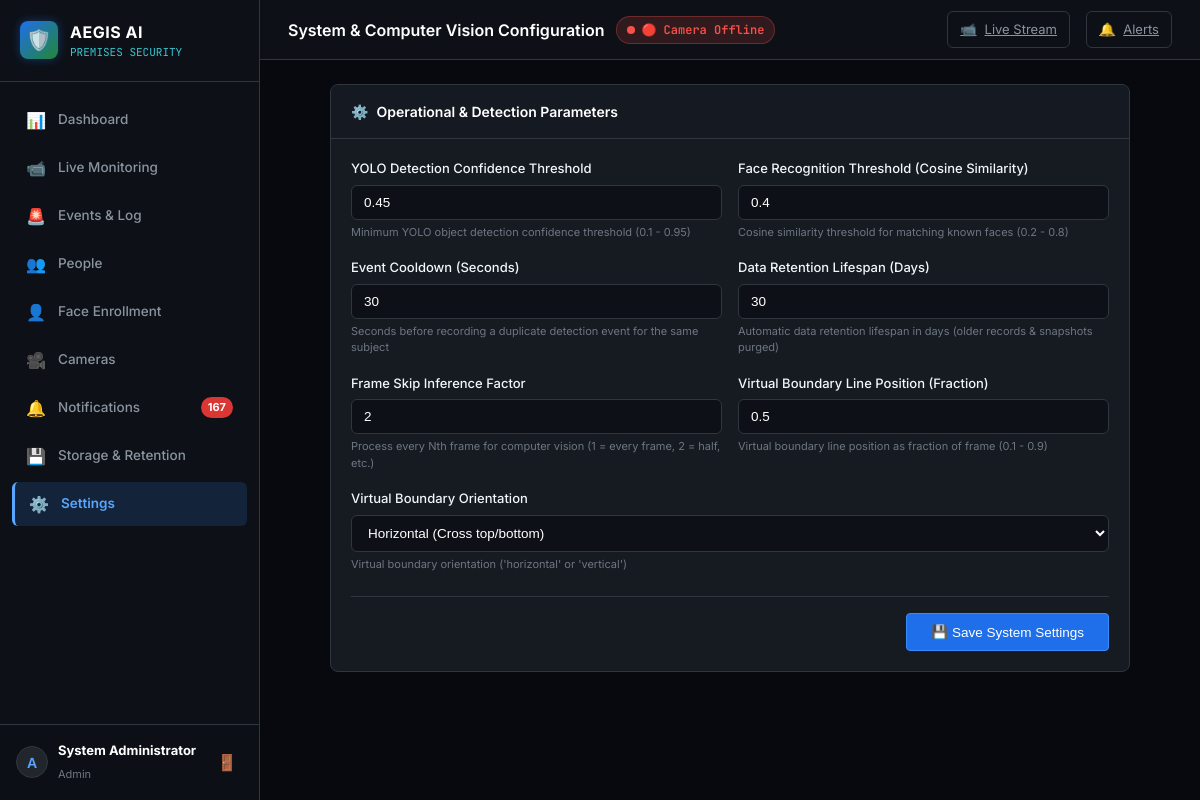
The app's page /settings (signed in) with its own data.
### models/user.py (models this page shows, shortened)
class User(db.Model):
    __tablename__ = "users"
    id = db.Column(db.Integer, primary_key=True)
    username = db.Column(db.String(64), unique=True, nullable=False, index=True)
    password_hash = db.Column(db.String(256), nullable=False)
    role = db.Column(db.String(20), nullable=False, default="monitor") # 'admin' or 'monitor'
    full_name = db.Column(db.String(100), nullable=True)
    created_at = db.Column(db.DateTime, default=datetime.utcnow, nullable=False)

### models/system_setting.py (models this page shows, shortened)
class SystemSetting(db.Model):
    __tablename__ = "system_settings"
    id = db.Column(db.Integer, primary_key=True)
    setting_name = db.Column(db.String(100), unique=True, nullable=False, index=True)
    setting_value = db.Column(db.Text, nullable=False)
    description = db.Column(db.String(255), nullable=True)
    updated_at = db.Column(db.DateTime, default=datetime.utcnow, onupdate=datetime.utcnow)
    @classmethod
    def get(cls, name: str, default=None):
        setting = cls.query.filter_by(setting_name=name).first()
        return setting.setting_value if setting else default

### routes/settings.py (the view, shortened to what this page needs)
@settings_bp.route("/settings", methods=["GET", "POST"])
@login_required
@admin_required
def index():
    settings_dict = {}
    for key, (default_val, desc) in DEFAULT_SETTINGS.items():
        val = SystemSetting.get(key, default_val)
        settings_dict[key] = {"value": val, "description": desc}
    return render_template("settings.html", settings=settings_dict)

### routes/__init__.py (called while the page is built)
def login_required(f):
    @wraps(f)
    def decorated_function(*args, **kwargs):
        if "user_id" not in session:
            if request.is_json or request.path.startswith("/api/"):
                return jsonify({"error": "Unauthorized", "message": "Authentication required"}), 401
            flash("Please log in to access this page.", "warning")
            return redirect(url_for("auth.login", next=request.url))
        return f(*args, **kwargs)
    return decorated_function

def admin_required(f):
    @wraps(f)
    def decorated_function(*args, **kwargs):
        if "user_id" not in session:
            if request.is_json or request.path.startswith("/api/"):
                return jsonify({"error": "Unauthorized", "message": "Authentication required"}), 401
            flash("Please log in to access this page.", "warning")
            return redirect(url_for("auth.login"))
        if session.get("user_role") != "admin":
            if request.is_json or request.path.startswith("/api/"):
                return jsonify({"error": "Forbidden", "message": "Administrator privileges required"}), 403
            flash("Access denied: Administrator privileges required.", "danger")
            return redirect(url_for("dashboard.index"))
        return f(*args, **kwargs)
    return decorated_function

### services/camera_service.py (called while the page is built)
    def get_status(self) -> dict:
        with self.lock:
            return {
                "running": self.is_running,
                "paused": self.is_paused,
                "online": self.is_connected,
                "source": str(self.source),
                "camera_name": self.camera_name,
                "fps": round(self.fps, 1),
                "synthetic": self.use_synthetic_fallback,
                "active_tracks_count": len(self.active_tracks),
                "last_error": self.last_error
            }

### services/notification_service.py (called while the page is built)
    def get_unread_count(self) -> int:
        return Notification.query.filter_by(read_status=False).count()

### templates/settings.html (shortened to what this page needs)
{% extends "base.html" %}
{% block page_title %}System & Computer Vision Configuration{% endblock %}
{% block content %}
<div style="max-width: 800px; margin: 0 auto;">
    <div class="panel-card">
        <div class="panel-header">
            <div class="panel-title">
                <span>⚙️</span> Operational & Detection Parameters
            </div>
        </div>
        <form method="POST" action="{{ url_for('settings.index') }}">
            <div class="panel-body">
                <div class="form-row">
                    <div class="form-group">
                        <label class="form-label" for="DETECTION_CONFIDENCE">YOLO Detection Confidence Threshold</label>
                        <input type="number" id="DETECTION_CONFIDENCE" name="DETECTION_CONFIDENCE" class="form-control" value="{{ settings.DETECTION_CONFIDENCE.value }}" step="0.05" min="0.1" max="0.95" required>
                        <div style="font-size: 11px; color: var(--text-muted); margin-top: 4px;">{{ settings.DETECTION_CONFIDENCE.description }}</div>
                    </div>
                    <div class="form-group">
                        <label class="form-label" for="FACE_RECOGNITION_THRESHOLD">Face Recognition Threshold (Cosine Similarity)</label>
                        <input type="number" id="FACE_RECOGNITION_THRESHOLD" name="FACE_RECOGNITION_THRESHOLD" class="form-control" value="{{ settings.FACE_RECOGNITION_THRESHOLD.value }}" step="0.05" min="0.1" max="0.95" required>
                        <div style="font-size: 11px; color: var(--text-muted); margin-top: 4px;">{{ settings.FACE_RECOGNITION_THRESHOLD.description }}</div>
                    </div>
                </div>
                <div class="form-row">
                    <div class="form-group">
                        <label class="form-label" for="EVENT_COOLDOWN">Event Cooldown (Seconds)</label>
                        <input type="number" id="EVENT_COOLDOWN" name="EVENT_COOLDOWN" class="form-control" value="{{ settings.EVENT_COOLDOWN.value }}" min="5" max="300" required>
                        <div style="font-size: 11px; color: var(--text-muted); margin-top: 4px;">{{ settings.EVENT_COOLDOWN.description }}</div>
                    </div>
                    <div class="form-group">
                        <label class="form-label" for="RETENTION_DAYS">Data Retention Lifespan (Days)</label>
                        <input type="number" id="RETENTION_DAYS" name="RETENTION_DAYS" class="form-control" value="{{ settings.RETENTION_DAYS.value }}" min="1" max="365" required>
                        <div style="font-size: 11px; color: var(--text-muted); margin-top: 4px;">{{ settings.RETENTION_DAYS.description }}</div>
                    </div>
                </div>
                <div class="form-row">
                    <div class="form-group">
                        <label class="form-label" for="FRAME_SKIP">Frame Skip Inference Factor</label>
                        <input type="number" id="FRAME_SKIP" name="FRAME_SKIP" class="form-control" value="{{ settings.FRAME_SKIP.value }}" min="1" max="10" required>
                        <div style="font-size: 11px; color: var(--text-muted); margin-top: 4px;">{{ settings.FRAME_SKIP.description }}</div>
                    </div>
                    <div class="form-group">
                        <label class="form-label" for="LINE_POSITION">Virtual Boundary Line Position (Fraction)</label>
                        <input type="number" id="LINE_POSITION" name="LINE_POSITION" class="form-control" value="{{ settings.LINE_POSITION.value }}" step="0.05" min="0.1" max="0.9" required>
                        <div style="font-size: 11px; color: var(--text-muted); margin-top: 4px;">{{ settings.LINE_POSITION.description }}</div>
                    </div>
                </div>
                <div class="form-group">
                    <label class="form-label" for="LINE_ORIENTATION">Virtual Boundary Orientation</label>
                    <select id="LINE_ORIENTATION" name="LINE_ORIENTATION" class="form-control">
                        <option value="horizontal" {% if settings.LINE_ORIENTATION.value == 'horizontal' %}selected{% endif %}>Horizontal (Cross top/bottom)</option>
                    </select>
                    <div style="font-size: 11px; color: var(--text-muted); margin-top: 4px;">{{ settings.LINE_ORIENTATION.description }}</div>
                </div>
                <div style="margin-top: 24px; padding-top: 16px; border-top: 1px solid var(--border-color); display: flex; justify-content: flex-end;">
                    <button type="submit" class="btn-ctrl btn-primary" style="padding: 10px 24px; font-size: 13.5px;">
                        💾 Save System Settings
                    </button>
                </div>
            </div>
        </form>
    </div>
</div>
{% endblock %}

### templates/base.html (shortened to what this page needs)
<!DOCTYPE html>
<html lang="en">
<head>
    <link rel="stylesheet" href="{{ url_for('static', filename='css/style.css') }}">
</head>
<body>
    <div class="app-wrapper">
        {% if session.get('user_id') %}
        <aside class="app-sidebar">
            <div class="sidebar-header">
                <div class="logo-badge">🛡️</div>
                <div class="brand-text">
                    <h1>AEGIS AI</h1>
                    <p>PREMISES SECURITY</p>
                </div>
            </div>
            <nav class="sidebar-nav">
                <a href="{{ url_for('dashboard.index') }}" class="nav-item {% if request.endpoint == 'dashboard.index' %}active{% endif %}">
                    <span class="icon">📊</span> Dashboard
                </a>
                <a href="{{ url_for('monitoring.monitor') }}" class="nav-item {% if request.endpoint == 'monitoring.monitor' %}active{% endif %}">
                    <span class="icon">📹</span> Live Monitoring
                </a>
                <a href="{{ url_for('events.index') }}" class="nav-item {% if request.endpoint in ['events.index', 'events.detail'] %}active{% endif %}">
                    <span class="icon">🚨</span> Events & Log
                </a>
                <a href="{{ url_for('people.index') }}" class="nav-item {% if request.endpoint == 'people.index' %}active{% endif %}">
                    <span class="icon">👥</span> People
                </a>
                <a href="{{ url_for('people.face_enrollment') }}" class="nav-item {% if request.endpoint == 'people.face_enrollment' %}active{% endif %}">
                    <span class="icon">👤</span> Face Enrollment
                </a>
                <a href="{{ url_for('cameras.index') }}" class="nav-item {% if request.endpoint == 'cameras.index' %}active{% endif %}">
                    <span class="icon">🎥</span> Cameras
                </a>
                <a href="{{ url_for('notifications.index') }}" class="nav-item {% if request.endpoint == 'notifications.index' %}active{% endif %}">
                    <span class="icon">🔔</span> Notifications
                    <span id="nav-unread-badge" class="nav-badge" style="{% if unread_notifications_count == 0 %}display:none;{% endif %}">
                        {{ unread_notifications_count }}
                    </span>
                </a>
                <a href="{{ url_for('storage_routes.index') }}" class="nav-item {% if request.endpoint == 'storage_routes.index' %}active{% endif %}">
                    <span class="icon">💾</span> Storage & Retention
                </a>
                <a href="{{ url_for('settings.index') }}" class="nav-item {% if request.endpoint == 'settings.index' %}active{% endif %}">
                    <span class="icon">⚙️</span> Settings
                </a>
            </nav>
            <div class="sidebar-footer">
                <div class="user-profile">
                    <div class="user-avatar">{{ session.get('username', 'U')[0]|upper }}</div>
                    <div class="user-meta">
                        <h4>{{ session.get('full_name') or session.get('username') }}</h4>
                        <span>{{ session.get('user_role', 'monitor') }}</span>
                    </div>
                </div>
                <a href="{{ url_for('auth.logout') }}" class="logout-btn" title="Logout">🚪</a>
            </div>
        </aside>
        {% endif %}
        <main class="app-main">
            {% if session.get('user_id') %}
            <header class="top-bar">
                <div class="top-bar-title">
                    {% block page_title %}Dashboard{% endblock %}
                    <div id="camera-status-indicator" class="camera-status-pill {% if not camera_status.online %}offline{% endif %}">
                        <span class="pulse-dot"></span>
                        {% if camera_status.online %}
                            🟢 Camera Online ({{ camera_status.fps }} FPS)
                        {% else %}
                            🔴 Camera Offline
                        {% endif %}
                    </div>
                </div>
                <div class="top-bar-actions">
                    <a href="{{ url_for('monitoring.monitor') }}" class="action-icon-btn">
                        <span>📹</span> Live Stream
                    </a>
                    <a href="{{ url_for('notifications.index') }}" class="action-icon-btn">
                        <span>🔔</span> Alerts
                    </a>
                </div>
            </header>
            {% endif %}
            <div class="page-container">
                {% block content %}{% endblock %}
            </div>
        </main>
    </div>
</body>
</html>

### records on screen
User: get "System Administrator"
SystemSetting: DETECTION_CONFIDENCE "0.45"
SystemSetting: FACE_RECOGNITION_THRESHOLD "0.4"
SystemSetting: EVENT_COOLDOWN "30"
SystemSetting: RETENTION_DAYS "30"
SystemSetting: LINE_POSITION "0.5"
SystemSetting: LINE_ORIENTATION "Horizontal (Cross top/bottom)"

### other values on screen
{{ unread_notifications_count }} "167"
{{ session.get('username', 'U')[0]|upper }} "A"
{{ session.get('user_role', 'monitor') }} "Admin"
{{ settings.DETECTION_CONFIDENCE.description }} "Minimum YOLO object detection confidence threshold (0.1 - 0.95)"
{{ settings.FACE_RECOGNITION_THRESHOLD.description }} "Cosine similarity threshold for matching known faces (0.2 - 0.8)"
{{ settings.EVENT_COOLDOWN.description }} "Seconds before recording a duplicate detection event for the same subject"
{{ settings.RETENTION_DAYS.description }} "Automatic data retention lifespan in days (older records & snapshots purged)"
{{ settings.FRAME_SKIP.description }} "Process every Nth frame for computer vision (1 = every frame, 2 = half, etc.)"
{{ settings.LINE_POSITION.description }} "Virtual boundary line position as fraction of frame (0.1 - 0.9)"
{{ settings.LINE_ORIENTATION.description }} "Virtual boundary orientation ('horizontal' or 'vertical')"
